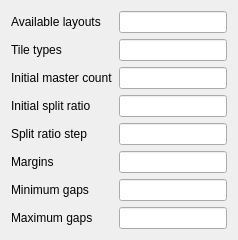
<?xml version="1.0" encoding="UTF-8"?>
<ui version="4.0">
 <widget class="QWidget">
  <layout class="QFormLayout">
   <item row="0" column="0">
    <widget class="QLabel">
     <property name="text">
      <string>Available layouts</string>
     </property>
    </widget>
   </item>
   <item row="0" column="1">
    <widget class="QLineEdit" name="kcfg_availableLayouts"/>
   </item>
   <item row="1" column="0">
    <widget class="QLabel">
     <property name="text">
      <string>Tile types</string>
     </property>
    </widget>
   </item>
   <item row="1" column="1">
    <widget class="QLineEdit" name="kcfg_tileTypes"/>
   </item>
   <item row="2" column="0">
    <widget class="QLabel">
     <property name="text">
      <string>Initial master count</string>
     </property>
    </widget>
   </item>
   <item row="2" column="1">
    <widget class="QLineEdit" name="kcfg_initialMasterCount"/>
   </item>
   <item row="3" column="0">
    <widget class="QLabel">
     <property name="text">
      <string>Initial split ratio</string>
     </property>
    </widget>
   </item>
   <item row="3" column="1">
    <widget class="QLineEdit" name="kcfg_initialSplitRatio"/>
   </item>
   <item row="4" column="0">
    <widget class="QLabel">
     <property name="text">
      <string>Split ratio step</string>
     </property>
    </widget>
   </item>
   <item row="4" column="1">
    <widget class="QLineEdit" name="kcfg_splitRatioStep"/>
   </item>
   <item row="5" column="0">
    <widget class="QLabel">
     <property name="text">
      <string>Margins</string>
     </property>
    </widget>
   </item>
   <item row="5" column="1">
    <widget class="QLineEdit" name="kcfg_margins"/>
   </item>
   <item row="6" column="0">
    <widget class="QLabel">
     <property name="text">
      <string>Minimum gaps</string>
     </property>
    </widget>
   </item>
   <item row="6" column="1">
    <widget class="QLineEdit" name="kcfg_minimumGaps"/>
   </item>
   <item row="7" column="0">
    <widget class="QLabel">
     <property name="text">
      <string>Maximum gaps</string>
     </property>
    </widget>
   </item>
   <item row="7" column="1">
    <widget class="QLineEdit" name="kcfg_maximumGaps"/>
   </item>
  </layout>
 </widget>
</ui>
